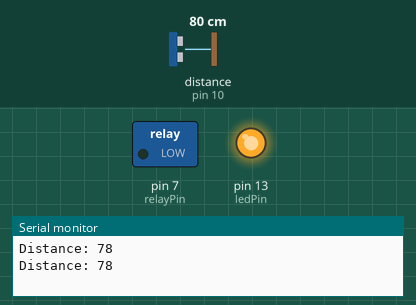
Simulated run of this sketch. Board: Arduino Uno, built with avr-gcc and run on an emulated ATmega328P. Shown: switched loads named in the sketch (green lamp = pin HIGH), output pins drawn as LEDs (lit = HIGH), the last lines printed to the serial monitor. Wiring (inferred from the names in the program): ultrasonic range finder: trigger pin 9; echo pin 10. The inputs (shaded band) are chosen by the test bench; at power-on: distance to the obstacle (sensor on pin 10) 80 cm. The echo pulse lasts 58.3 µs per cm; pins used as bus, display or sensor lines are not drawn.

Above: at 1.8 s.
1.9 s: distance to the obstacle (sensor on pin 10) set to 8 cm
3.4 s: distance to the obstacle (sensor on pin 10) set to 5 cm
At 4.5 s:
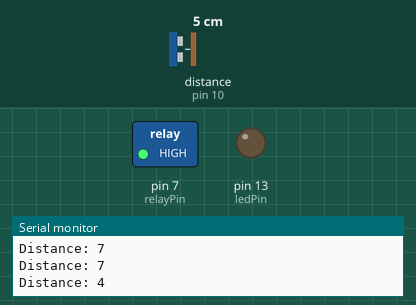
5.5 s: distance to the obstacle (sensor on pin 10) set to 29 cm
7.2 s: distance to the obstacle (sensor on pin 10) set to 36 cm
At 9.1 s:
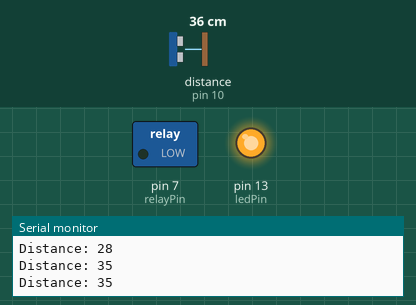
9.5 s: distance to the obstacle (sensor on pin 10) set to 2 cm
At 10.7 s:
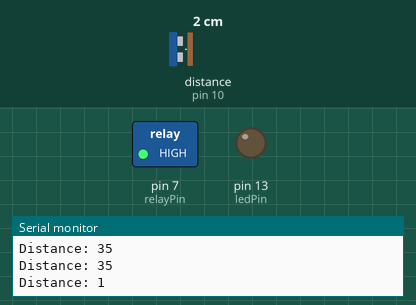
Timing chart, 0 to 12.5 s (numbered marks = the images above; inputs shaded):
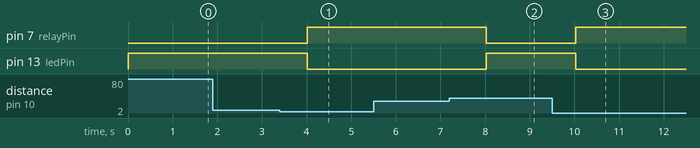

The sketch:

Automatic_water_level_Controlling_System.ino
```cpp
// Pin Definitions
const int trigPin = 9;
const int echoPin = 10;
const int ledPin = 13;
const int relayPin = 7;

// Variables
long duration;
int distance;

void setup() {
  // Initialize the pins
  pinMode(trigPin, OUTPUT);
  pinMode(echoPin, INPUT);
  pinMode(ledPin, OUTPUT);
  pinMode(relayPin, OUTPUT);

  // Start serial communication (optional for debugging)
  Serial.begin(9600);
}

void loop() {
  // Send the trigger signal
  digitalWrite(trigPin, LOW);
  delayMicroseconds(2);
  digitalWrite(trigPin, HIGH);
  delayMicroseconds(10);
  digitalWrite(trigPin, LOW);

  // Read the echo pin and calculate distance
  duration = pulseIn(echoPin, HIGH);
  distance = duration * 0.034 / 2; // Convert to centimeters

  // Print the distance (for debugging)
  Serial.print("Distance: ");
  Serial.println(distance);

  // Threshold values for water levels
  int lowWaterLevel = 30;  // Distance threshold when water is low (pump should turn on)
  int fullWaterLevel = 5;  // Distance threshold when the tank is full (pump should turn off)

  // If the water level is low (distance is greater than lowWaterLevel), turn the pump ON
  if (distance > lowWaterLevel) {
    digitalWrite(relayPin, LOW); // LOW to activate the relay (turn pump ON)
    digitalWrite(ledPin, HIGH);   // Turn on LED
  }
  // If the water level is full (distance is less than fullWaterLevel), turn the pump OFF
  else if (distance <= fullWaterLevel) {
    digitalWrite(relayPin, HIGH ); // HIGH to deactivate the relay (turn pump OFF)
    digitalWrite(ledPin, LOW);   // Turn off LED to indicate full water level
  }

  delay(1000); // Delay before taking the next reading
}
```

Measured:
- the behaviour switches between 7 and 6 cm on distance to the obstacle (sensor on pin 10) (found by bisection; images 0 and 1)
- the behaviour switches between 31 and 32 cm on distance to the obstacle (sensor on pin 10) (found by bisection; images 1 and 2)
- after the input at 3.4 s, pin 7 (relayPin): LOW → HIGH after 0.61 s; pin 13 (ledPin): HIGH → LOW after 0.61 s
- after the input at 7.2 s, pin 7 (relayPin): HIGH → LOW after 0.82 s; pin 13 (ledPin): LOW → HIGH after 0.82 s
- after the input at 9.5 s, pin 7 (relayPin): LOW → HIGH after 0.53 s; pin 13 (ledPin): HIGH → LOW after 0.53 s
